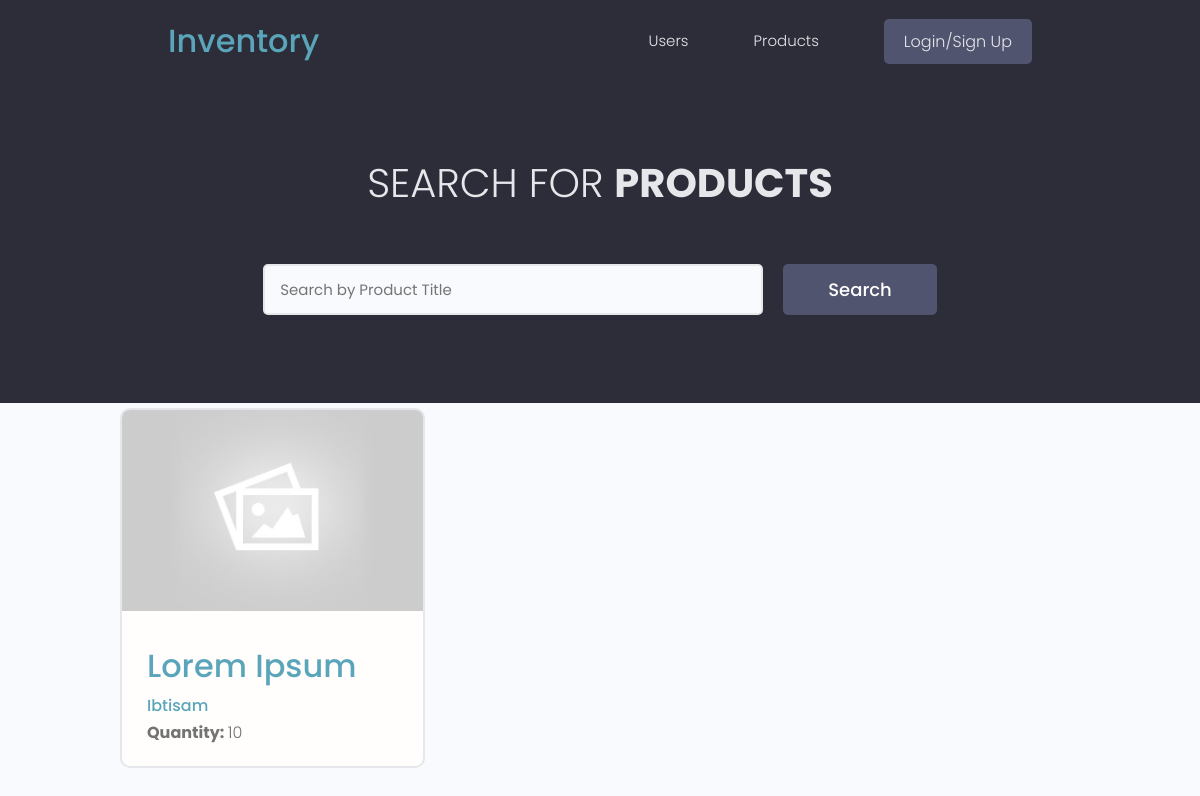
/products/, run on an earlier commit of the app's database.
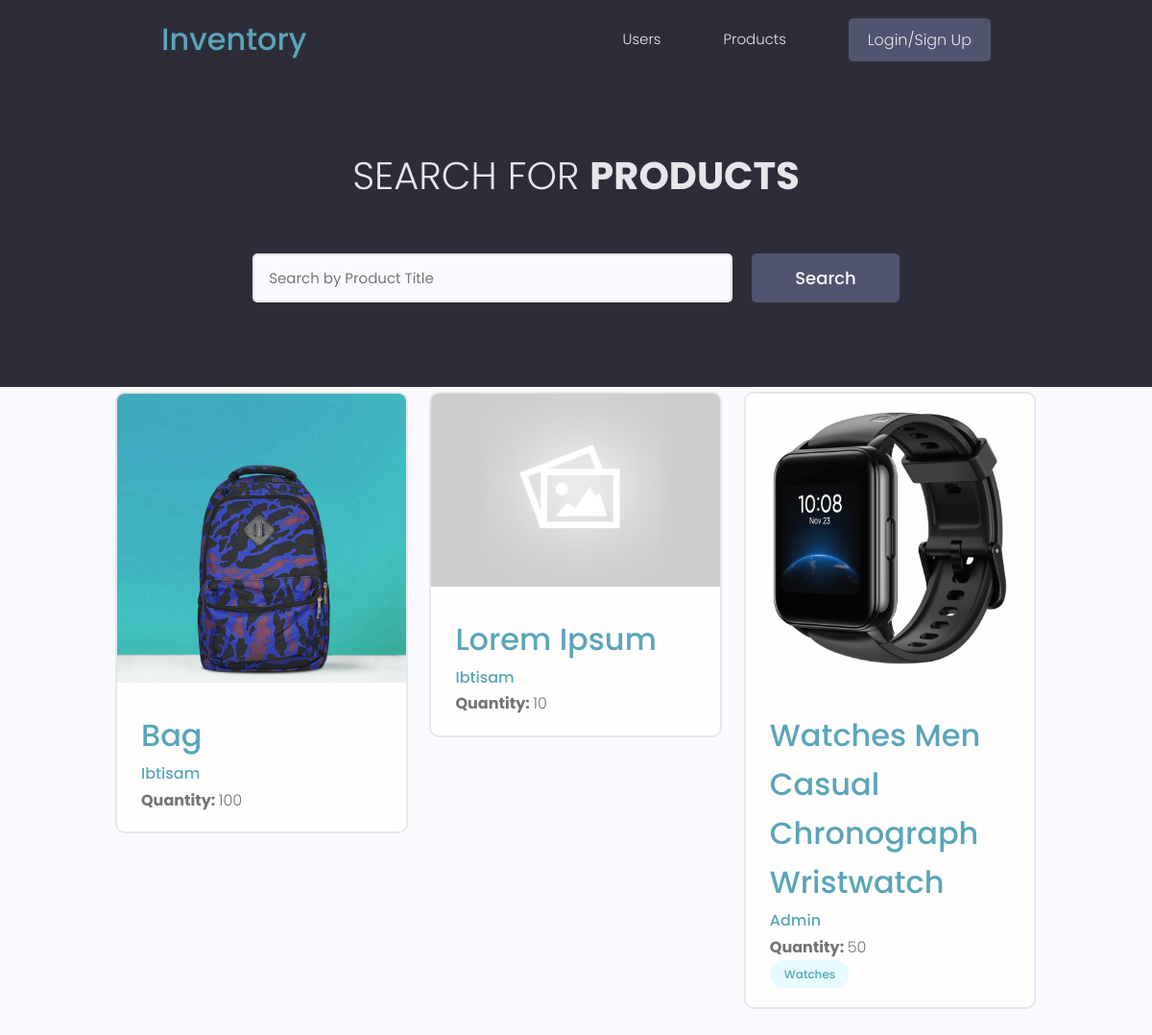
And on a later commit of the database.
### products/models.py (models this page shows, shortened)
class Product(models.Model):
    owner = models.ForeignKey(
        Profile, null=True, blank=True, on_delete=models.CASCADE)
    title = models.CharField(max_length=200)
    description = models.TextField(null=True, blank=True)
    featured_image = models.ImageField(
        null=True, blank=True, default="default.jpg")
    demo_link = models.CharField(max_length=2000, null=True, blank=True)
    source_link = models.CharField(max_length=2000, null=True, blank=True)
    tags = models.ManyToManyField('Tag', blank=True)
    vote_total = models.IntegerField(default=0, null=True, blank=True)
    vote_ratio = models.IntegerField(default=0, null=True, blank=True)
    quantity = models.IntegerField()
    created = models.DateTimeField(auto_now_add=True)
    id = models.UUIDField(default=uuid.uuid4, unique=True,
                          primary_key=True, editable=False)
    class Meta:
        ordering = ['-vote_ratio', '-vote_total', 'title']
    @property
    def imageURL(self):
        try:
            url = self.featured_image.url
        except:
            url = ''
        return url

class Tag(models.Model):
    name = models.CharField(max_length=200)
    created = models.DateTimeField(auto_now_add=True)
    id = models.UUIDField(default=uuid.uuid4, unique=True,
                          primary_key=True, editable=False)
    def __str__(self):
        return self.name

### users/models.py (models this page shows, shortened)
class Profile(models.Model):
    user = models.OneToOneField(
        User, on_delete=models.CASCADE, null=True, blank=True)
    name = models.CharField(max_length=200, blank=True, null=True)
    email = models.EmailField(max_length=500, blank=True, null=True)
    username = models.CharField(max_length=200, blank=True, null=True)
    location = models.CharField(max_length=200, blank=True, null=True)
    short_intro = models.CharField(max_length=200, blank=True, null=True)
    bio = models.TextField(blank=True, null=True)
    profile_image = models.ImageField(
        null=True, blank=True, upload_to='profiles/', default="profiles/user-default.png")
    social_github = models.CharField(max_length=200, blank=True, null=True)
    social_twitter = models.CharField(max_length=200, blank=True, null=True)
    social_linkedin = models.CharField(max_length=200, blank=True, null=True)
    social_youtube = models.CharField(max_length=200, blank=True, null=True)
    social_website = models.CharField(max_length=200, blank=True, null=True)
    created = models.DateTimeField(auto_now_add=True)
    id = models.UUIDField(default=uuid.uuid4, unique=True,
                          primary_key=True, editable=False)
    class Meta:
        ordering = ['created']

### products/views.py (the view)
# urls.py: path('products/', include('products.urls')),
def products(request):
    products, search_query = searchProducts(request)
    custom_range, products = paginateProducts(request, products, 6)
    context = {'products': products,
               'search_query': search_query, 'custom_range': custom_range}
    return render(request, 'products/products.html', context)

### products/utils.py (called while the page is built)
def paginateProducts(request, products, results):
    page = request.GET.get('page')
    paginator = Paginator(products, results)
    try:
        products = paginator.page(page)
    except PageNotAnInteger:
        page = 1
        products = paginator.page(page)
    except EmptyPage:
        page = paginator.num_pages
        products = paginator.page(page)
    leftIndex = (int(page) - 4)
    if leftIndex < 1:
        leftIndex = 1
    rightIndex = (int(page) + 5)
    if rightIndex > paginator.num_pages:
        rightIndex = paginator.num_pages + 1
    custom_range = range(leftIndex, rightIndex)
    return custom_range, products

def searchProducts(request):
    search_query = ''
    if request.GET.get('search_query'):
        search_query = request.GET.get('search_query')
    tags = Tag.objects.filter(name__icontains=search_query)
    products = Product.objects.distinct().filter(
        Q(title__icontains=search_query) |
        Q(description__icontains=search_query) |
        Q(owner__name__icontains=search_query) |
        Q(tags__in=tags)
    )
    return products, search_query

### products/templates/products/products.html (shortened to what this page needs)
{% extends 'main.html' %}
{% block content %}
<main class="products">
    <section class="hero-section text-center">
        <div class="container container--narrow">
            <div class="hero-section__box">
                <h2>Search for <span>Products</span></h2>
            </div>
            <div class="hero-section__search">
                <form id='searchForm' class="form" action="{% url 'products' %}" method="get">
                    <div class="form__field">
                        <input class="input input--text" id="formInput#search" type="text" name="search_query"
                            placeholder="Search by Product Title" value="{{search_query}}" />
                    </div>
                    <input class="btn btn--sub btn--lg" type="submit" value="Search" />
                </form>
            </div>
        </div>
    </section>
    <section class="productsList">
        <div class="container">
            <div class="grid grid--three">
                {% for product in products %}
                <div class="column">
                    <div class="card product">
                        <a href="{% url 'product' product.id %}" class="product">
                            <img class="product__thumbnail" src="{{product.imageURL}}" alt="product thumbnail" />
                            <div class="card__body">
                                <h3 class="product__title">{{product.title}}</h3>
                                <p><a class="product__author" href="{% url 'user-profile' product.owner.id %}">
                                        {{product.owner.name}}</a>
                                </p>
                    <p class="product--rating">
                    <span style="font-weight: bold;">Quantity: </span>  {{product.quantity}}
                    </p>
                                <div class="product__tags">
                                    {% for tag in product.tags.all %}
                                    <span class="tag tag--pill tag--main">
                                        <small>{{tag}}</small>
                                    </span>
                                    {% endfor %}
                                </div>
                            </div>
                        </a>
                    </div>
                </div>
                {% endfor %}
            </div>
        </div>
    </section>
</main>
{% endblock %}

### templates/main.html (shortened to what this page needs)
<!DOCTYPE html>
{% load static %}
<html>
<head>
    <link rel="stylesheet" href="https://cdn.iconmonstr.com/1.3.0/css/iconmonstr-iconic-font.min.css" />
    <link rel="stylesheet" href="{% static 'uikit/styles/uikit.css' %}" />
    <link rel="stylesheet" href="{% static 'styles/app.css' %}" />
</head>
<body>
    {% include 'navbar.html' %}
    {% block content %}
    {% endblock content %}
</body>
</html>

### templates/navbar.html (shortened to what this page needs)
{% load static %}
<header class="header">
    <div class="container container--narrow">
        <a href="{% url 'profiles' %}" class="header__logo">
            <h3>Inventory</h3>
        </a>
        <nav class="header__nav">
            <ul class="header__menu">
                <li class="header__menuItem"><a href="{% url 'profiles' %}">Users</a></li>
                <li class="header__menuItem"><a href="{% url 'products' %}">Products</a></li>
                {% if request.user.is_authenticated %}
                <li class="header__menuItem"><a href="{% url 'account' %}">Account</a></li>
                <li class="header__menuItem"><a href="{% url 'logout' %}" class="btn btn--sub">Logout</a></li>
                {% else %}
                <li class="header__menuItem"><a href="{% url 'login' %}" class="btn btn--sub">Login/Sign Up</a></li>
                {% endif %}
            </ul>
        </nav>
    </div>
</header>

### static/styles/app.css (style rules this page uses)
:root { --color-sub: #2d2d39; }
.btn--sub { background-color: var(--color-sub-light); }
.card { border: 2px solid var(--color-light); }
img { width: 100%; }
.header { position: sticky; z-index: 111; background-color: var(--color-sub); padding: 1.5rem 0; }
.header > .container { display: flex; justify-content: space-between; align-items: center; }
.header__nav > ul { display: inline-flex; align-items: center; list-style: none; gap: 6.5rem; }
.header__menuItem > a { color: var(--color-light); font-weight: 300; }
.hero-section { height: 40vh; display: flex; align-items: center; background-color: var(--color-sub); }
.hero-section__box { margin-bottom: 4rem; }
.hero-section__box > h2, .hero-section__box > h2 > span { font-size: 4rem; color: var(--color-light); line-height: 1.3; text-transform: uppercase; }
.hero-section__box > h2 { font-weight: 300; }
.hero-section__box > h2 > span { font-weight: 700; }
.hero-section__search > .form { display: flex; align-items: center; justify-content: center; gap: 2rem; }
.hero-section__search > .form input.input--text { width: 50rem; }

### static/uikit/styles/modules/_variables.css (style rules this page uses)
:root { --color-main: #5aa5b9; --color-main-light: #e6faff; --color-sub: #3f4156; --color-sub-light: #51546e; --color-sub-lighter: #ededfd; --color-text: #737373; --color-gray: #8b8b8b; --color-light: #e5e7eb; --color-light-gray: #767676; --color-bg: #f8fafd; --color-white: #fffefd; --color-white-light: #f3f3f3; --color-success: #359e64; --color-success-bg: #def8e8; --color-error: #fc4b0b; --color-error-bg: #fff2ee; --font-base: 'Poppins', arial, helvetica, 'Segoe UI', roboto, ubuntu, sans-serif; --font-monospace: 'Fira Code', 'Courier New', courier, monospace; --font-regular: 300; --font-medium: 500; --font-bold: 700; --generic-shadow: 1px 1px 5px #00000010; --generic-transition: all 0.3s ease-in-out; }

### static/uikit/styles/modules/_base.css (style rules this page uses)
* { margin: 0; padding: 0; box-sizing: border-box; text-rendering: optimizeLegibility; color: inherit; font-size: inherit; }
html { font-size: 50%; }
@media only screen and (min-width: 480px) { html { font-size: 56.25%; } }
@media only screen and (min-width: 1200px) { html { font-size: 62.5%; } }
body { line-height: 1.6; font-weight: 400; font-size: 1.5rem; color: var(--color-text); background-color: var(--color-bg); min-height: 100vh; }

### static/uikit/styles/modules/_typography.css (style rules this page uses)
* { font-family: var(--font-base); }
h2 { font-size: 3.6rem; font-weight: var(--font-bold); }
h3 { font-size: 3.2rem; font-weight: var(--font-medium); }
p, span, strong { font-size: 1.6rem; color: var(--color-text); font-weight: var(--font-regular); }
a { padding-bottom: 2px; text-decoration: none; display: inline-block; color: var(--color-main); font-weight: var(--font-medium); }

### static/uikit/styles/modules/_utilities.css (style rules this page uses)
.container { width: 92%; max-width: 165rem; margin: 0 auto; box-sizing: border-box; }
.container--narrow { width: 92%; max-width: 120rem; }
@media screen and (min-width: 1000px) { .container { width: 90%; } }
@media screen and (min-width: 1000px) { .container--narrow { width: 85%; } }
@media screen and (min-width: 1200px) { .container { width: 80%; } }
@media screen and (min-width: 1200px) { .container--narrow { width: 72%; } }
.text-center { text-align: center; }

### static/uikit/styles/modules/_button.css (style rules this page uses)
.btn { display: inline-block; position: relative; cursor: pointer; background-color: var(--color-light); font-weight: var(--font-medium); color: var(--color-sub); text-decoration: none; padding: 1rem 2rem; border-radius: 0.5rem; border: none; width: -webkit-fit-content; width: -moz-fit-content; width: fit-content; height: -webkit-fit-content; height: -moz-fit-content; height: fit-content; font-size: 1.6rem; outline-width: 0; outline-color: transparent; -webkit-backface-visibility: hidden; backface-visibility: hidden; transition: all 0.3s ease-in-out; }
.btn--sub { background-color: var(--color-sub); color: var(--color-white); }
.btn--lg { font-size: 1.8rem; padding: 1.2rem 4.5rem; }

### static/uikit/styles/modules/_card.css (style rules this page uses)
.card { border-radius: 1rem; background-color: var(--color-white); border: 1.5px solid var(--color-light); width: auto; height: auto; margin-top: 0.5rem; margin-bottom: 0.5rem; overflow: hidden; }
.card__body, .card__header { padding: 2rem 2.5rem; }

### static/uikit/styles/modules/_form.css (style rules this page uses)
.form { display: block; }
.form__field { margin-top: 1.5rem; margin-bottom: 1.5rem; }
input.input[type='text'], input.input[type='email'], input.input[type='password'], input.input[type='number'], select.input, textarea.input { min-width: 24rem; width: 100%; padding: 1.2rem 1.5rem; border-radius: 0.5rem; border: 2px solid var(--color-light); transition: all 0.3s ease-in-out; background-color: var(--color-bg); }

What changed in the data, as far as the page shows it:
added Product: imageURL (picture), title "Bag", owner.name "Ibtisam", quantity "100"
added Product: imageURL (picture), title "Watches Men Casual Chronograph Wristwatch", owner.name "Admin", quantity "50"
added Tag: name "Watches"
